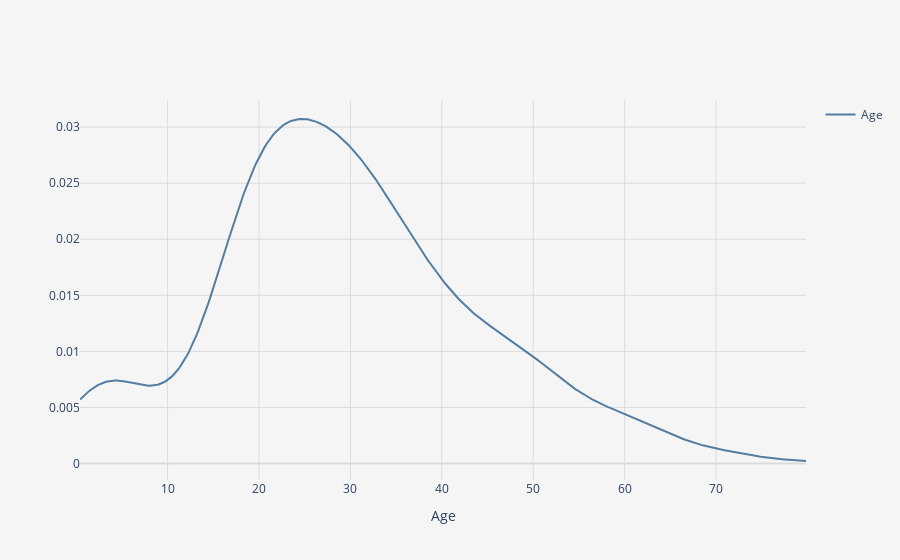

The code cell stored with this chart in its notebook:
### Code cell
color_background = '#F5F5F5'
color_gridlines = '#DCDCDC'
fig = ff.create_distplot(hist_data=[data.Age.dropna()],
                         group_labels=['Age'],
                         show_hist=False,
                         show_rug=False,
                         colors = colors_in_use)
fig.update_layout(paper_bgcolor=color_background,
                  plot_bgcolor=color_background)
fig.update_yaxes(gridcolor=color_gridlines,
                 zerolinecolor=color_gridlines,
                 title='')
fig.update_xaxes(gridcolor=color_gridlines,
                 title='Age')

### Figure 1 — Plotly figure (JSON) as saved in the notebook; plotly's stock layout.template omitted (floating-point values rounded to 4 significant figures; data arrays with more than 128 entries replaced by an {"elided": "..."} marker saying what was removed)
{"data": [{"legendgroup": "Age", "marker": {"color": "#537EA2"}, "mode": "lines", "name": "Age", "showlegend": true, "type": "scatter", "x": {"elided": "500 float values"}, "xaxis": "x", "y": {"elided": "500 float values"}, "yaxis": "y"}], "layout": {"barmode": "overlay", "hovermode": "closest", "legend": {"traceorder": "reversed"}, "paper_bgcolor": "#F5F5F5", "plot_bgcolor": "#F5F5F5", "xaxis": {"anchor": "y2", "domain": [0, 1], "gridcolor": "#DCDCDC", "title": {"text": "Age"}, "zeroline": false}, "yaxis": {"anchor": "free", "domain": [0, 1], "gridcolor": "#DCDCDC", "position": 0, "title": {"text": ""}, "zerolinecolor": "#DCDCDC"}}}
